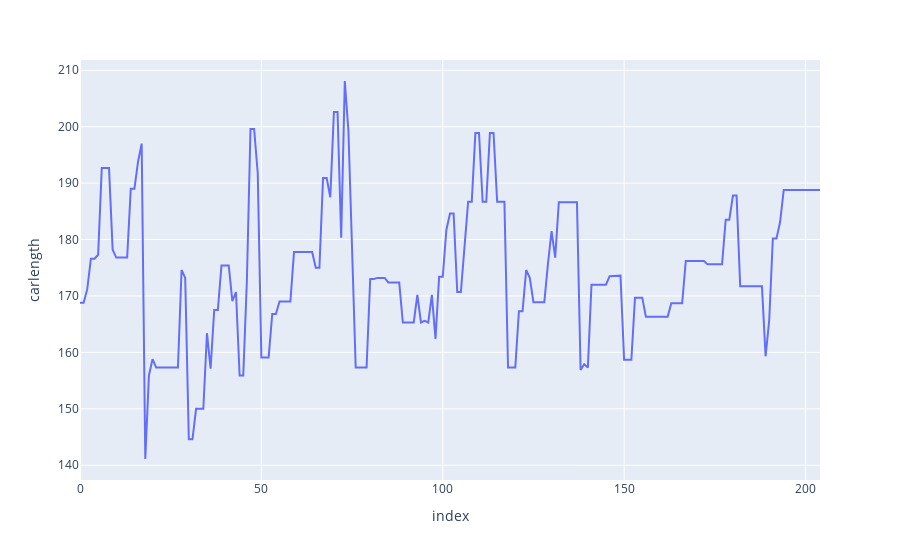

This figure's notebook cell:
### Code cell
px.line(car,y='carlength')

### Figure 1 — Plotly figure (JSON) as saved in the notebook; plotly's stock layout.template omitted (floating-point values rounded to 4 significant figures; data arrays with more than 128 entries replaced by an {"elided": "..."} marker saying what was removed)
{"data": [{"hovertemplate": "index=%{x}<br>carlength=%{y}<extra></extra>", "legendgroup": "", "line": {"color": "#636efa", "dash": "solid"}, "marker": {"symbol": "circle"}, "mode": "lines", "name": "", "orientation": "v", "showlegend": false, "type": "scatter", "x": {"elided": "205 int values"}, "xaxis": "x", "y": {"elided": "205 float values"}, "yaxis": "y"}], "layout": {"legend": {"tracegroupgap": 0}, "margin": {"t": 60}, "xaxis": {"anchor": "y", "domain": [0, 1], "title": {"text": "index"}}, "yaxis": {"anchor": "x", "domain": [0, 1], "title": {"text": "carlength"}}}}
